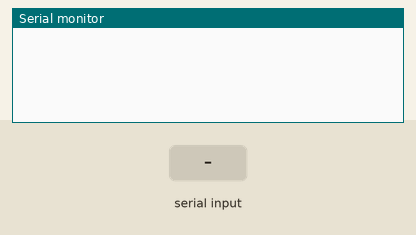
This sketch was run on a simulated ESP32. Parts: the last lines printed to the serial monitor. Inputs (shaded band) come from the test bench.

Above: at 1.2 s.
1.3 s: "90,45\n" received over Serial
At 1.7 s:
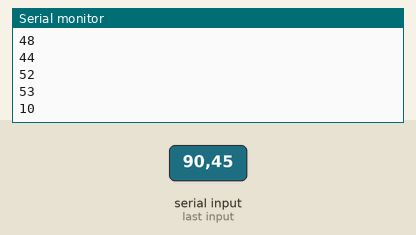
2.8 s: "30,150\n" received over Serial
At 4.0 s:
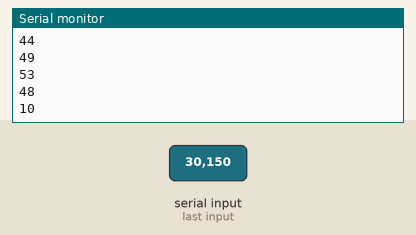
Timing chart, 0 to 5.8 s (numbered marks = the images above; inputs shaded):
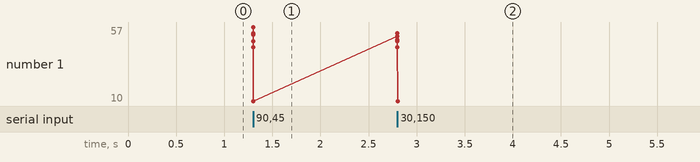

The sketch:

esp32_dac_using_channel1.ino
```cpp
// dac ch1 = 25
// dac ch2 = 26
#include <Wire.h>
#include <driver/dac.h>
String incoming;
int n;
void setup(void) {
  Serial.begin(57600);
}
void loop(void) {
  while (Serial.available()) {
    incoming = Serial.read();
    n = incoming.toInt();
    Serial.println(n);
    dac_out_voltage(DAC_CHANNEL_1, n);
  }
}
```

Measured:
- after the input at 1.3 s, the serial monitor: prints a new line at once (image 1)
- after the input at 2.8 s, the serial monitor: prints a new line at once (image 2)
